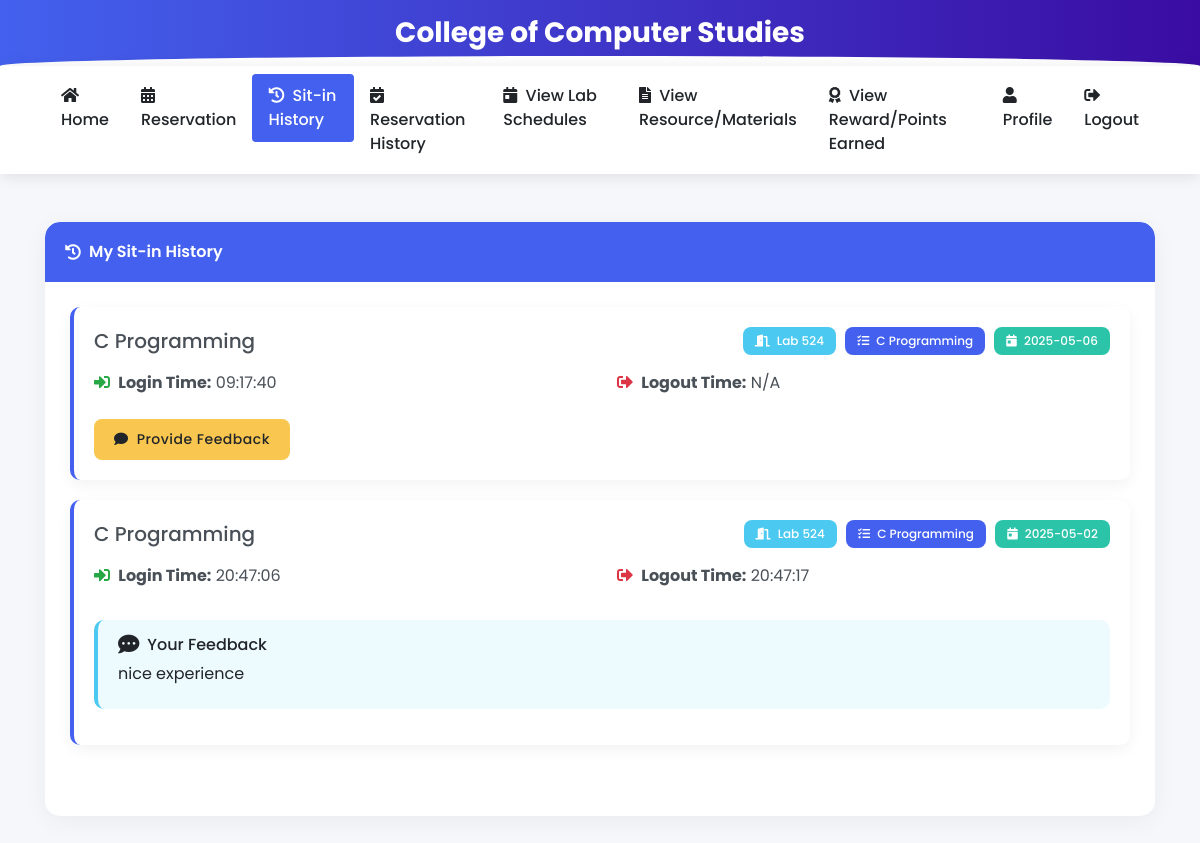
The app's page /sitin_history (signed in) with its own data.
### tables this page shows
CREATE TABLE sitins (
                id INTEGER PRIMARY KEY,
                student_id TEXT,
                lab_number TEXT,
                purpose TEXT,
                login_date TEXT DEFAULT (date('now', 'localtime')),
                login_time TEXT,
                logout_time TEXT,
                status TEXT,
                timestamp DATETIME DEFAULT CURRENT_TIMESTAMP,
                feedback TEXT,
                feedback_response TEXT,
                created_at TEXT, subject TEXT, professor TEXT,
                FOREIGN KEY (student_id) REFERENCES users (idno)
            );

### app.py (the view)
@app.route('/sitin_history')
def sitin_history():
    if 'user_id' not in session:
        return redirect(url_for('login'))
    student_id = session['user_id']
    conn = get_db_connection()
    cursor = conn.cursor()
    cursor.execute('''
        SELECT
            s.id,
            s.student_id,
            s.purpose,
            s.lab_number,
            s.login_time,
            s.logout_time,
            s.timestamp,
            s.feedback,
            s.feedback_response
        FROM
            sitins s
        WHERE
            s.student_id = ?
        ORDER BY
            s.timestamp DESC
    ''', (student_id,))
    sitins = cursor.fetchall()
    sitins_list = []
    for sitin in sitins:
        sitins_list.append({
            'id': sitin[0],
            'student_id': sitin[1],
            'purpose': sitin[2],
            'lab_number': sitin[3],
            'login_time': sitin[4],
            'logout_time': sitin[5],
            'timestamp': sitin[6],
            'feedback': sitin[7],
            'feedback_response': sitin[8]
        })
    conn.close()
    return render_template('sitin_history.html', sitins=sitins_list)

### app.py (called while the page is built, shortened)
def get_db_connection():
    conn = sqlite3.connect('students.db', timeout=30)
    conn.execute("PRAGMA journal_mode=WAL")  # Use Write-Ahead Logging
    conn.row_factory = sqlite3.Row
    try:
        cursor = conn.cursor()
        cursor.execute("PRAGMA table_info(users)")
        columns = [column[1] for column in cursor.fetchall()]
        cursor.execute("PRAGMA table_info(sitins)")
        sitins_columns = [column[1] for column in cursor.fetchall()]
    except Exception as e:
        print(f"Error in get_db_connection: {str(e)}")
    return conn

### templates/sitin_history.html (shortened to what this page needs)
<!DOCTYPE html>
<html lang="en">
<head>
<link rel="stylesheet" href="https://stackpath.bootstrapcdn.com/bootstrap/4.5.2/css/bootstrap.min.css" />
<link rel="stylesheet" href="https://cdnjs.cloudflare.com/ajax/libs/font-awesome/5.15.3/css/all.min.css">
</head>
<body>
<div class="header-banner">
    <div class="container text-center">
        <h3 class="font-weight-bold mb-0">College of Computer Studies</h3>
    </div>
</div>
<nav class="navbar navbar-expand-lg navbar-light sticky-top">
    <div class="container">
        <div class="collapse navbar-collapse" id="navbarNav">
            <ul class="navbar-nav ml-auto">
                <li class="nav-item">
                    <a class="nav-link" href="{{ url_for('user_dashboard') }}">
                        <i class="fas fa-home mr-1"></i> Home
                    </a>
                </li>
                <li class="nav-item">
                    <a class="nav-link" href="{{ url_for('reservation') }}">
                        <i class="fas fa-calendar-alt mr-1"></i> Reservation
                    </a>
                </li>
                <li class="nav-item active">
                    <a class="nav-link" href="{{ url_for('sitin_history') }}">
                        <i class="fas fa-history mr-1"></i> Sit-in History
                    </a>
                </li>
                <li class="nav-item">
                    <a class="nav-link" href="{{ url_for('user_reservation_history') }}">
                        <i class="fas fa-calendar-check mr-1"></i> Reservation History
                    </a>
                </li>
                <li class="nav-item">
                    <a class="nav-link" href="{{ url_for('view_lab_schedules') }}">
                        <i class="fas fa-calendar-day mr-1"></i> View Lab Schedules
                    </a>
                </li>
                <li class="nav-item">
                    <a class="nav-link" href="{{ url_for('view_resources') }}">
                        <i class="fas fa-file-alt mr-1"></i> View Resource/Materials
                    </a>
                </li>
                <li class="nav-item">
                    <a class="nav-link" href="{{ url_for('view_points') }}">
                        <i class="fas fa-award mr-1"></i> View Reward/Points Earned
                    </a>
                </li>
                <li class="nav-item">
                    <a class="nav-link" href="{{ url_for('profile') }}">
                        <i class="fas fa-user mr-1"></i> Profile
                    </a>
                </li>
                <li class="nav-item">
                    <a class="nav-link" href="{{ url_for('logout') }}">
                        <i class="fas fa-sign-out-alt mr-1"></i> Logout
                    </a>
                </li>
            </ul>
        </div>
    </div>
</nav>
<div class="container py-5">
    <div class="row">
        <div class="col-md-12">
            <div class="card">
                <div class="card-header d-flex align-items-center">
                    <i class="fas fa-history mr-2"></i> My Sit-in History
                </div>
                <div class="card-body">
                    {% if sitins %}
                        {% for sitin in sitins %}
                        <div class="history-item">
                            <div class="d-flex justify-content-between align-items-center mb-3">
                                <h5 class="mb-0">{{ sitin.purpose }}</h5>
                                <div>
                                    <span class="badge badge-lab">
                                        <i class="fas fa-door-open mr-1"></i> Lab {{ sitin.lab_number }}
                                    </span>
                                    <span class="badge badge-purpose">
                                        <i class="fas fa-tasks mr-1"></i> {{ sitin.purpose }}
                                    </span>
                                    <span class="badge badge-date">
                                        <i class="fas fa-calendar-day mr-1"></i> {{ sitin.timestamp.split(' ')[0] if ' ' in sitin.timestamp else sitin.timestamp }}
                                    </span>
                                </div>
                            </div>
                            <div class="row mb-2">
                                <div class="col-md-6">
                                    <p><i class="fas fa-sign-in-alt text-success mr-1"></i> <strong>Login Time:</strong> {{ sitin.login_time }}</p>
                                </div>
                                <div class="col-md-6">
                                    <p><i class="fas fa-sign-out-alt text-danger mr-1"></i> <strong>Logout Time:</strong> {{ sitin.logout_time if sitin.logout_time else 'N/A' }}</p>
                                </div>
                            </div>
                            {% if sitin.feedback %}
                                <div class="alert alert-info mt-3">
                                    <div class="d-flex align-items-center mb-2">
                                        <i class="fas fa-comment-dots mr-2 fa-lg"></i>
                                        <h6 class="mb-0">Your Feedback</h6>
                                    </div>
                                    <p class="mb-2">{{ sitin.feedback }}</p>
                                </div>
                            {% else %}
                                <button class="btn btn-sm btn-warning toggle-feedback" data-sitin-id="{{ sitin.id }}">
                                    <i class="fas fa-comment mr-1"></i> Provide Feedback
                                </button>
                            {% endif %}
                        </div>
                        {% endfor %}
                    {% endif %}
                </div>
            </div>
        </div>
    </div>
</div>
</body>
</html>

### templates/sitin_history.html (style rules this page uses)
:root { --primary-color: #4361ee; --secondary-color: #3a0ca3; --accent-color: #4cc9f0; --light-color: #f8f9fa; --dark-color: #212529; --success-color: #2bc4a9; --warning-color: #f9c74f; }
body { font-family: 'Poppins', sans-serif; background-color: #f5f7fa; color: #495057; min-height: 100vh; }
.header-banner { background: linear-gradient(to right, var(--primary-color), var(--secondary-color)); color: white; padding: 16px 0; position: relative; overflow: hidden; }
.header-banner::after { content: ''; position: absolute; bottom: -10px; left: 0; right: 0; height: 20px; background: #fff; border-radius: 50% 50% 0 0; }
.navbar { background-color: #fff !important; box-shadow: 0 2px 15px rgba(0,0,0,0.1); }
.navbar .nav-link { color: var(--dark-color) !important; font-weight: 500; padding: 10px 16px !important; border-radius: 4px; transition: all 0.3s ease; }
.navbar .nav-item.active .nav-link { background-color: var(--primary-color); color: white !important; }
.card { border: none; border-radius: 15px; box-shadow: 0 5px 25px rgba(0,0,0,0.05); transition: all 0.3s ease; margin-bottom: 25px; overflow: hidden; }
.card-header { background: var(--primary-color); color: white; font-weight: 600; padding: 18px 20px; border-bottom: none; border-radius: 15px 15px 0 0 !important; }
.card-body { padding: 25px; }
.btn { border-radius: 8px; padding: 10px 20px; font-weight: 500; letter-spacing: 0.5px; transition: all 0.3s ease; }
.btn-warning { background: var(--warning-color); border: none; color: var(--dark-color); }
.history-item { border-left: 4px solid var(--primary-color); padding: 20px; margin-bottom: 20px; border-radius: 10px; background: white; box-shadow: 0 5px 15px rgba(0,0,0,0.05); transition: all 0.3s ease; }
.badge { padding: 8px 12px; font-weight: 500; border-radius: 8px; margin-left: 5px; }
.badge-lab { background: var(--accent-color); color: white; }
.badge-purpose { background: var(--primary-color); color: white; }
.badge-date { background: var(--success-color); color: white; }
.alert { border-radius: 10px; padding: 15px 20px; }
.alert-info { background-color: rgba(76, 201, 240, 0.1); border: none; border-left: 4px solid var(--accent-color); color: var(--dark-color); }

### records on screen
sitins: purpose "C Programming", lab_number "524", timestamp "2025-05-06", login_time "09:17:40", logout_time "N/A"
sitins: purpose "C Programming", lab_number "524", timestamp "2025-05-02", login_time "20:47:06", logout_time "20:47:17", feedback "nice experience"
